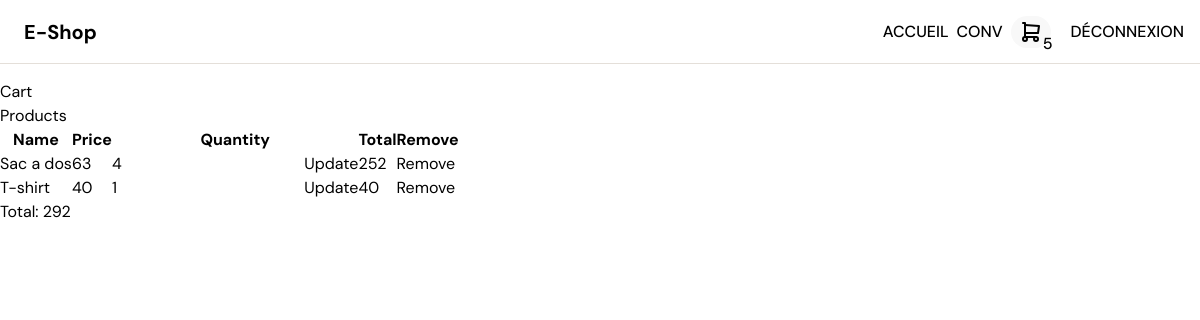
Page /cart.php (signed in) on the committed database.
### tables this page shows
CREATE TABLE IF NOT EXISTS `product` (
  `id` int(11) NOT NULL AUTO_INCREMENT,
  `name` varchar(255) NOT NULL,
  `photos` text NOT NULL,
  `price` int(11) NOT NULL,
  `description` text NOT NULL,
  `quantity` int(11) NOT NULL,
  `created_at` datetime NOT NULL,
  `updated_at` datetime DEFAULT NULL,
  `category_id` int(11) DEFAULT NULL,
  PRIMARY KEY (`id`)
);

### src/Model/CartProduct.php (called while the page is built, shortened)
<?php
class CartProduct
{
    public function getId(): ?int
    {
        return $this->id;
    }
    public function getQuantity(): ?int
    {
        return $this->quantity;
    }
}

### src/Controller/ShopController.php (called while the page is built, shortened)
<?php
class ShopController
{
    public function showProduct(int $id) : Clothing|Electronic|Product|null
    {
        $auth = new AuthenticationController();
        if ($auth->isLogged()) {
            $clothing = new Clothing();
            $electronic = new Electronic();
            $product = new Product();
            if ($clothing->findOneById($id) !== false) {
                $products = $clothing->findOneById($id);
                return $products;
            } elseif ($electronic->findOneById($id) !== false) {
                $products = $electronic->findOneById($id);
                return $products;
            } else {
                $products = $product->findOneById($id);
                return $products;
            }
        } else {
            return null;
        }
    }
}

### src/Controller/AuthenticationController.php (called while the page is built, shortened)
<?php
class AuthenticationController
{
    public function isLogged(): bool
    {
        if (isset($_SESSION['user'])) {
            return true;
        } else {
            return false;
        }
    }
}

### src/Model/Clothing.php (called while the page is built, shortened)
<?php
class Clothing extends AbstractProduct implements StockableInterface
{
    public function getPdo(): \PDO
    {
        $this->pdo = $this->pdo ?? (new DatabaseConnexion())->getConnexion();
        return $this->pdo;
    }
    public function findOneById(int $id): static|false
    {
        $pdo = $this->getPdo();
        $statement = $pdo->prepare('SELECT * FROM clothing INNER JOIN product ON clothing.product_id = product.id WHERE clothing.product_id = :id');
        $statement->bindValue(':id', $id, \PDO::PARAM_INT);
        $statement->execute();
        $result = $statement->fetch(\PDO::FETCH_ASSOC);
        if (!$result) {
            return false;
        } else {
            $newClothing = new Clothing();
            $newClothing->hydrate($result);
            return $newClothing;
        }
    }
}

### src/Model/Electronic.php (called while the page is built, shortened)
<?php
class Electronic extends AbstractProduct implements StockableInterface
{
    public function getPdo(): \PDO
    {
        $this->pdo = $this->pdo ?? (new DatabaseConnexion())->getConnexion();
        return $this->pdo;
    }
    public function findOneById(int $id): static|false
    {
        $pdo = $this->getPdo();
        $statement = $pdo->prepare('SELECT * FROM product INNER JOIN electronic ON product.id = electronic.product_id WHERE product.id = :id');
        $statement->bindValue(':id', $id, \PDO::PARAM_INT);
        $statement->execute();
        $result = $statement->fetch(\PDO::FETCH_ASSOC);
        if ($result === false) {
            return false;
        } else {
            $newElectronic = new Electronic();
            $newElectronic->hydrate($result);
            return $newElectronic;
        }
    }
}

### src/Model/Product.php (called while the page is built, shortened)
<?php
class Product extends AbstractProduct
{
    public function getPdo(): \PDO
    {
        $this->pdo = $this->pdo ?? (new DatabaseConnexion())->getConnexion();
        return $this->pdo;
    }
    public function hydrate(array $data): static
    {
        $this->name = $data['name'] ?? null;
        $this->price = $data['price'] ?? null;
        return $this;
    }
    public function findOneById(int $id) : static|false
    {
        $pdo = $this->getPdo();
        $query = $pdo->prepare('SELECT * FROM product WHERE id = :id');
        $query->execute(['id' => $id]);
        $result = $query->fetch(\PDO::FETCH_ASSOC);
        if ($result === false) {
            return false;
        } else {
            $product = new Product();
            $product->hydrate($result);
            return $product;
        }
    }
}

### src/Model/Abstract/AbstractProduct.php (called while the page is built, shortened)
<?php
abstract class AbstractProduct
{
    public function getName(): ?string
    {
        return $this->name;
    }
    public function getPrice(): ?int
    {
        return $this->price;
    }
}

### cart.php (the view, shortened to what this page needs)
<!DOCTYPE html>
<html lang="fr">
<head>
    <script src="https://cdn.tailwindcss.com"></script>
    <link rel="stylesheet" href="style.css">
</head>
<body>
  <?php require_once 'import/header.php'; ?>
  <main class="pt-20">
    <h1>Cart</h1>
    <?php if (!isset($_SESSION['products'])): ?>
        <p>Your cart is empty</p>
    <?php else: ?>
    <div>
        <h2>Products</h2>
        <table>
            <thead>
                <tr>
                    <th>Name</th>
                    <th>Price</th>
                    <th>Quantity</th>
                    <th>Total</th>
                    <th>Remove</th>
                </tr>
            </thead>
            <tbody>
                <?php
                $total = 0;
                $shopController = new ShopController();
                foreach ($_SESSION['products'] as $product) {
                    $idProduct = $product->getId();
                    $productDetail = $shopController->showProduct($idProduct);
                    $price = $productDetail->getPrice();
                    $quantity = $product->getQuantity();
                    $total += $price * $quantity;
                    echo '<tr>';
                    echo '<td>' . $productDetail->getName() . '</td>';
                    echo '<td>' . $price . '</td>'; ?>
                    <td>
                        <form action="" method="post">
                            <input type="number" name="quantity" id="quantity" placeholder="quantity" min="1" value="<?php echo $quantity; ?>">
                            <input type="submit" name="update" value="Update">
                        </form>
                    </td>
                    <?php
                    echo '<td>' . $price * $quantity . '</td>'; ?>
                    <td>
                        <form action="" method="post">
                            <input type="submit" name="remove" value="Remove">
                        </form>
                    </td>
                    <?php
                    echo '</tr>';
                }
                ?>
            </tbody>
        </table>
        <p>Total: <?php echo $total; ?></p>
    </div>
    <?php endif; ?>
  </main>
</body>
</html>

### style.css (style rules this page uses)
* { margin: 0; padding: 0; box-sizing: border-box; font-family: 'DM Sans', sans-serif; }

### rows in the picture
product: name "Sac a dos", price "63", quantity "4", $price*$quantity "252"
product: name "T-shirt", price "40", quantity "1", $price*$quantity "40"

### other values in the picture
$user->getFullname() "CONV"
$article "5"
$total "292"
